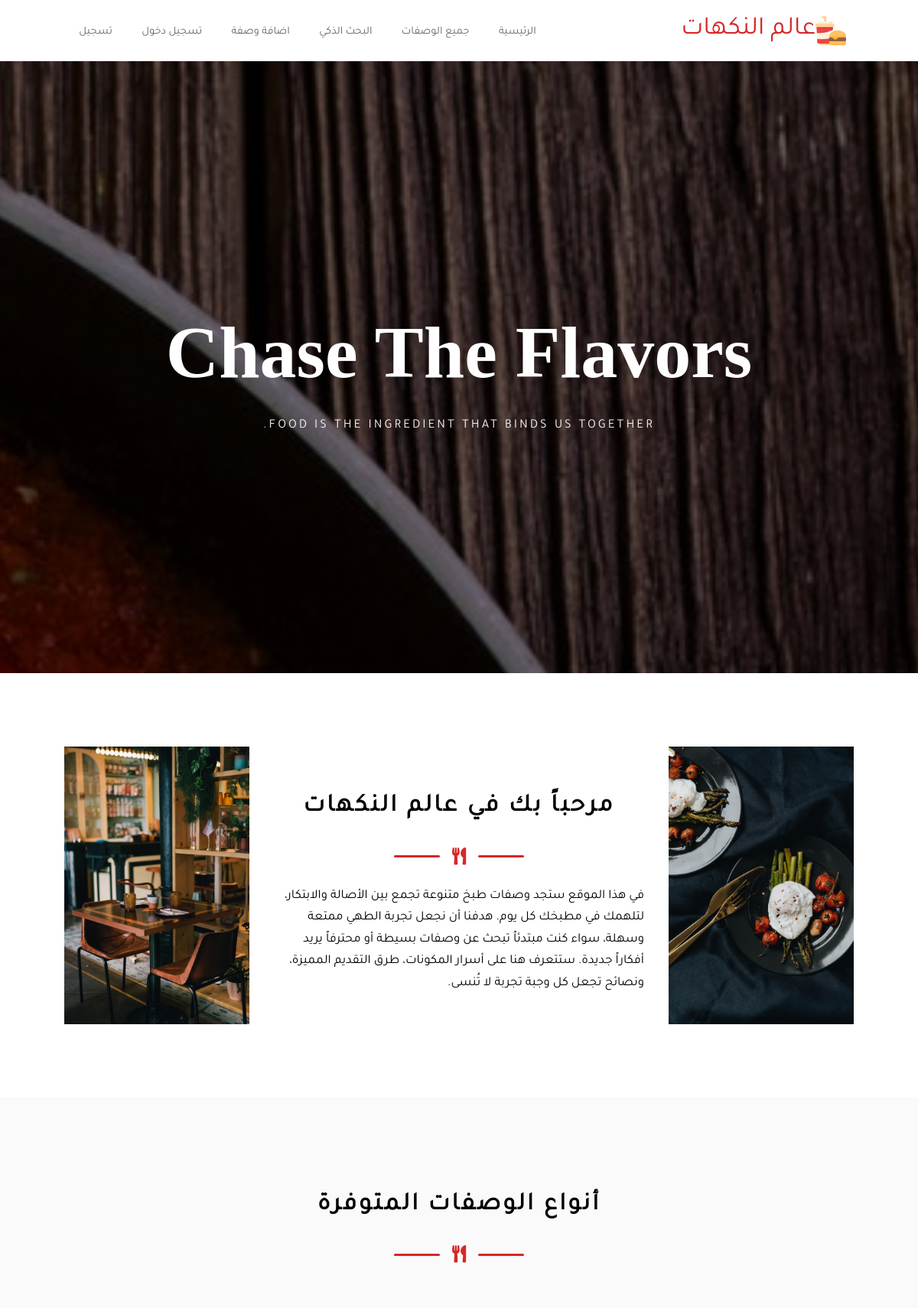
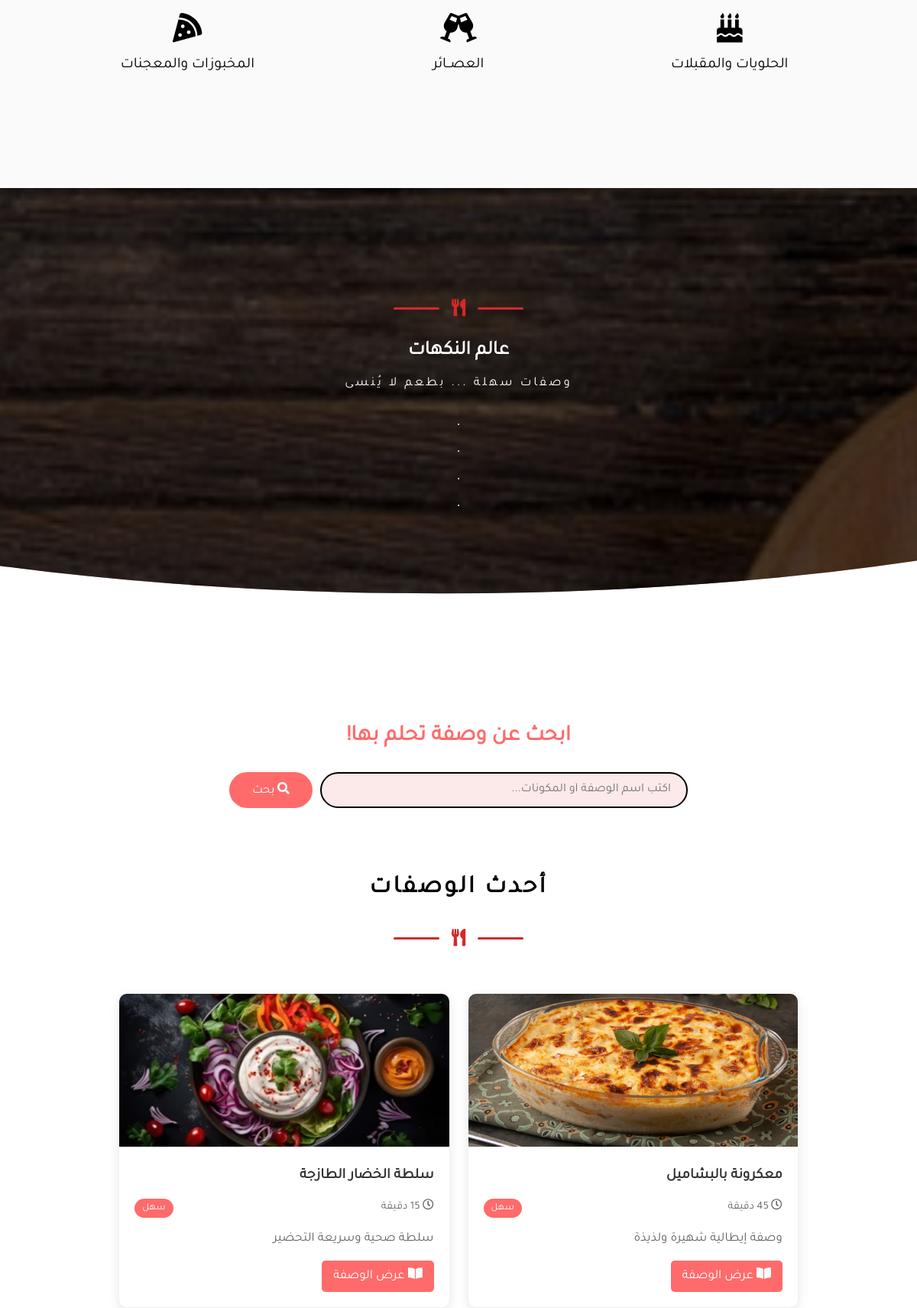
The page / (upper part) on the database its author committed (2 pictures, top to bottom).
### tables this page shows
CREATE TABLE `recipes` (
  `id` int(11) NOT NULL,
  `title` varchar(200) NOT NULL,
  `description` text DEFAULT NULL,
  `ingredients` text NOT NULL,
  `instructions` text NOT NULL,
  `image` varchar(255) DEFAULT NULL,
  `prep_time` int(11) DEFAULT NULL,
  `category` varchar(100) DEFAULT NULL,
  `difficulty` enum('سهل','متوسط','صعب') DEFAULT 'سهل',
  `created_at` timestamp NOT NULL DEFAULT current_timestamp(),
  `user_id` int(11) DEFAULT NULL
);

### index.php (the view, shortened to what this page needs)
<?php
require_once 'includes/config.php';
require_once 'includes/header.php';
?>
<section class="banner">
    <ul class="banner-slider">
        <li class="banner-item active-banner">
            <div class="container">
                <h1>Chase The Flavors</h1>
                <p class="text">food is the ingredient that binds us together.</p>
            </div>
        </li>
    </ul>
</section>
<section class="padding-y about" id="about">
    <div class="container">
        <div class="about-row">
            <div class="about-col-1">
                <img src="assets/images/about-img-1.jpg" alt="">
            </div>
            <div class="about-col-2">
                <div class="title">
                    <h2 style="font-family: 'Tajawal',sans-serif;">مرحباً بك في عالم النكهات</h2>
                    <div class="line center">
                        <div></div>
                        <span><i class="fas fa-utensils"></i></span>
                        <div></div>
                    </div>
                </div>
                <p class="text">في هذا الموقع ستجد وصفات طبخ متنوعة تجمع بين الأصالة والابتكار، لتلهمك في مطبخك كل يوم. هدفنا أن نجعل تجربة الطهي ممتعة وسهلة، سواء كنت مبتدئاً تبحث عن وصفات بسيطة أو محترفاً يريد أفكاراً جديدة. ستتعرف هنا على أسرار المكونات، طرق التقديم المميزة، ونصائح تجعل كل وجبة تجربة لا تُنسى.</p>
            </div>
            <div class="about-col-3">
                <img src="assets/images/about-img-2.jpg" alt="">
            </div>
        </div>
    </div>
</section>
<section class="padding-y service" id="service">
    <div class="container">
        <div class="title">
            <h2 style="font-family: 'Tajawal',sans-serif;">أنواع الوصفات المتوفرة</h2>
            <div class="line center">
                <div></div>
                <span><i class="fas fa-utensils"></i></span>
                <div></div>
            </div>
        </div>
        <div class="service-row">
            <div class="service-item">
                <span>
                    <i class="fas fa-birthday-cake"></i>
                </span>
                <h3 style="font-family: 'Tajawal',sans-serif;">الحلويات والمقبلات</h3>
            </div>
            <div class="service-item">
                <span>
                    <i class="fas fa-glass-cheers"></i>
                </span>
                <h3 style="font-family: 'Tajawal',sans-serif;">العصــائر</h3>
            </div>
            <div class="service-item">
                <span>
                    <i class="fas fa-pizza-slice"></i>
                </span>
                <h3 style="font-family: 'Tajawal',sans-serif;">المخبوزات والمعجنات</h3>
            </div>
        </div>
    </div>
</section>
<section class="openings padding-y" id="openings">
    <div class="container">
        <div class="title">
            <h2> </h2>
            <div class="line center">
                <div></div>
                <span><i class="fas fa-utensils"></i></span>
                <div></div>
            </div>
        </div>
        <div class="openings-row">
            <h1 style="font-family: 'Tajawal',sans-serif;">عالم النكهات</h1>
            <p class="text" style="font-family: 'Tajawal',sans-serif;">وصفات سهلة ... بطعم لا يُنسى</p>
            <ul>
                <li> . </li>
                <li> . </li>
                <li> . </li>
                <li> . </li>
            </ul>
        </div>
    </div>
</section>
<div class="padding-y menu" id="menu">
    <div class="container">
        <section class="search-section">
            <div class="containerrr">
                <h2>ابحث عن وصفة تحلم بها!</h2>
                <form action="recipe-builder.php" method="GET" class="search-box">
                    <input type="text" name="q" placeholder="اكتب اسم الوصفة أو المكونات..." required="">
                    <button type="submit"><i class="fas fa-search"></i> بحث</button>
                </form>
            </div>
        </section>
        <div class="title">
            <h2 style="font-family: 'Tajawal',sans-serif;">أحدث الوصفات</h2>
            <div class="line center">
                <div></div>
                <span><i class="fas fa-utensils"></i></span>
                <div></div>
            </div>
        </div>
        <section class="recipes-section">
            <div class="container">
                <div class="recipes-grid">
                <?php
                try {
                    $stmt = $pdo->query("SELECT * FROM recipes ORDER BY created_at DESC LIMIT 6");
                    $recipes = $stmt->fetchAll();
                    if (count($recipes) > 0) {
                        foreach ($recipes as $recipe) {
                            $recipe_id = $recipe['id'];
                            $recipe_title = htmlspecialchars($recipe['title']);
                            $recipe_description = htmlspecialchars($recipe['description']);
                            $prep_time = $recipe['prep_time'];
                            $difficulty = $recipe['difficulty'];
                            $image = $recipe['image'];
                            if (!empty($image) && file_exists("uploads/$image")) {
                                $image_path = "uploads/$image";
                            } else {
                                $image_path = "images/pic05.jpg";
                            }
                            ?>
                            <div class="recipe-card">
                                <img src="<?php echo $image_path; ?>" alt="<?php echo $recipe_title; ?>" class="recipe-image">
                                <div class="recipe-info">
                                    <h3 class="recipe-title" style="font-family: 'Tajawal',sans-serif;"><?php echo $recipe_title; ?></h3>
                                    <div class="recipe-meta">
                                        <span style="font-family: 'Tajawal',sans-serif;"><i class="far fa-clock"></i> <?php echo $prep_time; ?> دقيقة</span>
                                        <span class="recipe-difficulty" style="font-family: 'Tajawal',sans-serif;"><?php echo $difficulty; ?></span>
                                    </div>
                                    <p class="recipe-description" style="font-family: 'Tajawal',sans-serif;">
                                        <?php
                                        if (strlen($recipe_description) > 80) {
                                            echo substr($recipe_description, 0, 80) . '...';
                                        } else {
                                            echo $recipe_description;
                                        }
                                        ?>
                                    </p>
                                    <a href="recipe-detail.php?id=<?php echo $recipe_id; ?>" class="recipe-link" style="font-family: 'Tajawal',sans-serif;">
                                        <i class="fas fa-book-open"></i> عرض الوصفة
                                    </a>
                                </div>
                            </div>
                            <?php
                        }
                    } else {
                        ?>
                        <div class="no-recipes">
                            <p style="font-family: 'Tajawal',sans-serif;" >لا توجد وصفات بعد. كن أول من يضيف وصفة!</p>
                        </div>
                        <?php
                    }
                } catch(PDOException $e) {
                    echo '<div class="error">خطأ في تحميل الوصفات: ' . $e->getMessage() . '</div>';
                }
                ?>
                </div>
            </div>
        </section>
    </div>
</div>
<?php
require_once 'includes/footer.php';
?>

### rows shown on the page
recipes: image (picture), title "معكرونة بالبشاميل", difficulty "سهل", description "وصفة إيطالية شهيرة ولذيذة"
recipes: image (picture), title "سلطة الخضار الطازجة", difficulty "سهل", description "سلطة صحية وسريعة التحضير"
